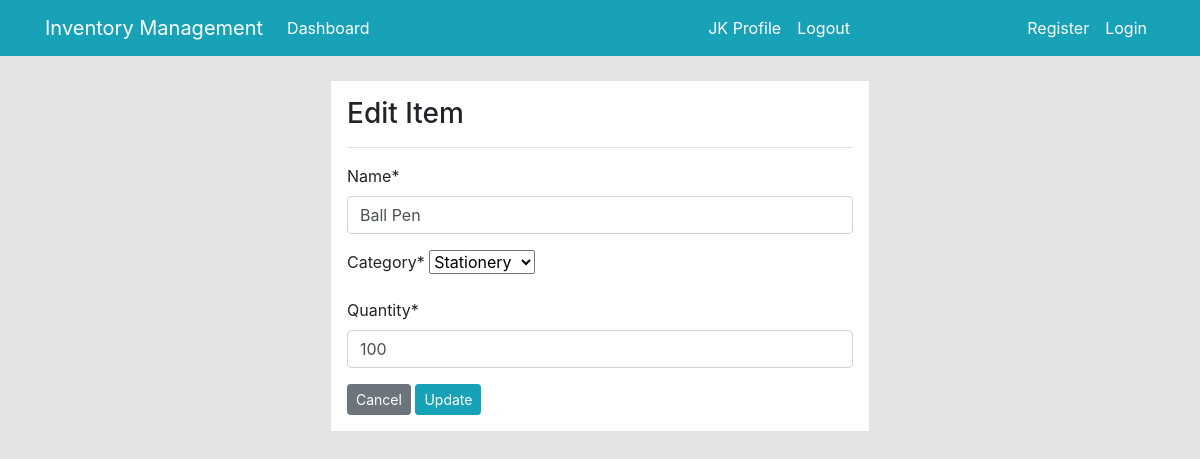
/product/edit/1/ (signed in), run on the app's committed database.
### dashboard/models.py (models this page shows, shortened)
class Product(models.Model):
    name = models.CharField(max_length=100, null=True)
    category = models.CharField(max_length=20, choices=CATEGORY, null=True)
    quantity = models.PositiveIntegerField(null=True)

### dashboard/views.py (the view)
# urls.py: path('product/edit/<int:pk>/', views.product_edit, name='dashboard-product-edit'),
@login_required
def product_edit(request, pk):
    item = Product.objects.get(id=pk)
    if request.method =='POST':
        form = ProductForm(request.POST, instance=item)
        if form.is_valid():
            form.save()
            return redirect('dashboard-product')
    else:
        form = ProductForm(instance=item)
    context={
        'form': form,
    }
    return render(request, 'dashboard/product_edit.html', context)

### dashboard/forms.py
class ProductForm(forms.ModelForm):
    class Meta:
        model = Product
        fields = ['name', 'category', 'quantity']

### templates/dashboard/product_edit.html (shortened to what this page needs)
{% extends 'partials/base.html' %}
{% load crispy_forms_tags %}
{% block content %}
<div class="row my-4">
    <div class="col-md-6 offset-md-3">
        <div class="border p-3 bg-white">
            <h3>Edit Item</h3>
            <hr>
            <form method="POST">
                {{ form|crispy }}
                <a class="btn btn-secondary btn-sm" href="{% url 'dashboard-product' %}">Cancel</a>
                <input class="btn btn-info btn-sm" type="submit" value="Update">
            </form>
        </div>
    </div>
</div>
{% endblock %}

### templates/partials/nav.html (shortened to what this page needs)
<nav class="navbar navbar-expand-lg navbar-info bg-info">
    <div class="container">
        <a class="navbar-brand text-white" href="index.html">Inventory Management</a>
        <div class="collapse navbar-collapse" id="navbarSupportedContent">
            <ul class="navbar-nav mr-auto">
                <li class="nav-item active">
                    <a class="nav-link text-white" href="{% url 'dashboard-index' %}">Dashboard </a>
                </li>
            </ul>
            <ul class="navbar-nav ml-auto">
                <li class="nav-item active">
                    <a class="nav-link text-white" href="{% url 'user-profile' %}">{{user.username}} Profile </a>
                </li>
                <li class="nav-item">
                    <a class="nav-link text-white" href="{% url 'user-logout' %}">Logout</a>
                </li>
            </ul>
            <ul class="navbar-nav ml-auto">
                <li class="nav-item active">
                    <a class="nav-link text-white" href="{% url 'user-register' %}">Register </a>
                </li>
                <li class="nav-item">
                    <a class="nav-link text-white" href="{% url 'user-login' %}">Login</a>
                </li>
            </ul>
        </div>
    </div>
</nav>

### asert/style.css (style rules this page uses)
body { background: rgb(230, 227, 227); }

### data on the page
Product: name "Ball Pen", category "Stationery", quantity "100"

### other printed values
{{ user.username }} "JK"
